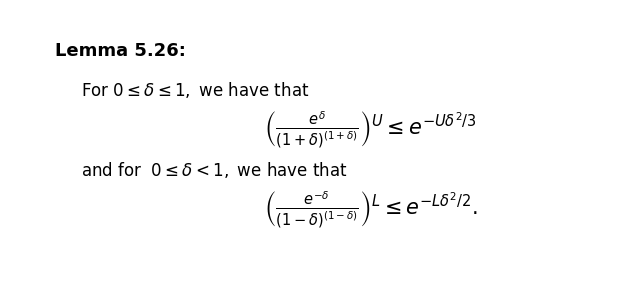

Write the Python code that produced this figure.
import matplotlib.pyplot as plt


def form(i):
    delta = 1.0
    fs = 12
    space = 7

    title = "Lemma 5.26:"
    plt.text(-1.0, i, title, fontsize=13, weight='bold')

    statement = "For $0 \leq \delta \leq 1,$ we have that"
    plt.text(0.0, i-delta, statement, fontsize=fs)

    statement = r'$\left(\frac{e^\delta}{(1+\delta)^{(1+\delta)}}\right)^U'
    statement += r'\leq e^{-U\delta^2 /3}$'
    plt.text(space, i-delta*2, statement, fontsize=15)

    statement = "and for  $0 \leq \delta < 1,$ we have that"
    plt.text(0.0, i-delta*3, statement, fontsize=fs)

    statement = r'$\left(\frac{e^{-\delta}}{(1-\delta)^{(1-\delta)}}\right)^L'
    statement += r'\leq e^{-L\delta^2 /2}.$'
    plt.text(space, i-delta*4, statement, fontsize=15)


if __name__ == '__main__':
    plt.gcf().set_figheight(3)
    form(5)
    plt.gca().set_xlim([-2, 20])
    plt.gca().set_ylim([0.0, 6])
    plt.axis('off')
    plt.tight_layout()
#    plt.gca().margins(0.1)
    plt.savefig("lemma5.26.png", bbox_inches='tight')
#    plt.show()
